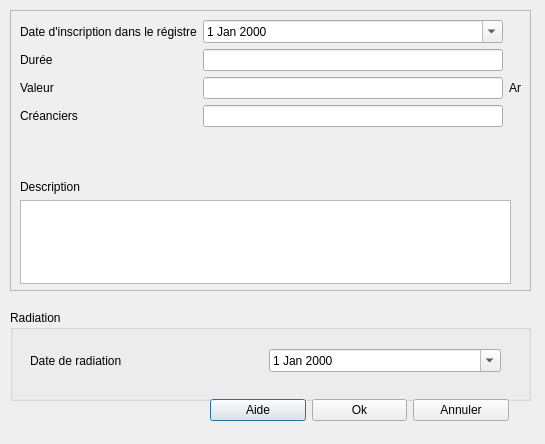
<?xml version="1.0" encoding="UTF-8"?>
<ui version="4.0">
 <class>Dialog</class>
 <widget class="QDialog" name="Dialog">
  <property name="geometry">
   <rect>
    <x>0</x>
    <y>0</y>
    <width>545</width>
    <height>444</height>
   </rect>
  </property>
  <property name="windowTitle">
   <string>Hypothèque sur le certificat</string>
  </property>
  <widget class="QFrame" name="frame">
   <property name="geometry">
    <rect>
     <x>10</x>
     <y>10</y>
     <width>521</width>
     <height>281</height>
    </rect>
   </property>
   <property name="frameShape">
    <enum>QFrame::StyledPanel</enum>
   </property>
   <property name="frameShadow">
    <enum>QFrame::Raised</enum>
   </property>
   <widget class="QWidget" name="gridLayoutWidget">
    <property name="geometry">
     <rect>
      <x>10</x>
      <y>10</y>
      <width>501</width>
      <height>111</height>
     </rect>
    </property>
    <layout class="QGridLayout" name="gridLayout">
     <item row="2" column="1">
      <widget class="QLineEdit" name="lineEditValeur"/>
     </item>
     <item row="2" column="0">
      <widget class="QLabel" name="label_3">
       <property name="text">
        <string>Valeur</string>
       </property>
      </widget>
     </item>
     <item row="0" column="0">
      <widget class="QLabel" name="label">
       <property name="text">
        <string>Date d'inscription dans le régistre</string>
       </property>
      </widget>
     </item>
     <item row="3" column="1">
      <widget class="QLineEdit" name="lineEdit_4"/>
     </item>
     <item row="3" column="0">
      <widget class="QLabel" name="label_4">
       <property name="text">
        <string>Créanciers</string>
       </property>
      </widget>
     </item>
     <item row="1" column="1">
      <widget class="QLineEdit" name="lineEditDuree"/>
     </item>
     <item row="1" column="0">
      <widget class="QLabel" name="label_2">
       <property name="text">
        <string>Durée</string>
       </property>
      </widget>
     </item>
     <item row="2" column="2">
      <widget class="QLabel" name="label_5">
       <property name="text">
        <string>Ar</string>
       </property>
      </widget>
     </item>
     <item row="0" column="1">
      <widget class="QDateEdit" name="dateEditInscription">
       <property name="calendarPopup">
        <bool>true</bool>
       </property>
      </widget>
     </item>
    </layout>
   </widget>
   <widget class="QWidget" name="verticalLayoutWidget">
    <property name="geometry">
     <rect>
      <x>10</x>
      <y>170</y>
      <width>491</width>
      <height>104</height>
     </rect>
    </property>
    <layout class="QVBoxLayout" name="verticalLayout">
     <item>
      <widget class="QLabel" name="label_6">
       <property name="text">
        <string>Description</string>
       </property>
      </widget>
     </item>
     <item>
      <widget class="QTextEdit" name="textEditDesc"/>
     </item>
    </layout>
   </widget>
  </widget>
  <widget class="QGroupBox" name="groupBox">
   <property name="geometry">
    <rect>
     <x>10</x>
     <y>310</y>
     <width>521</width>
     <height>91</height>
    </rect>
   </property>
   <property name="title">
    <string>Radiation</string>
   </property>
   <widget class="QWidget" name="gridLayoutWidget_2">
    <property name="geometry">
     <rect>
      <x>20</x>
      <y>30</y>
      <width>471</width>
      <height>41</height>
     </rect>
    </property>
    <layout class="QGridLayout" name="gridLayout_2">
     <item row="0" column="0">
      <widget class="QLabel" name="label_7">
       <property name="text">
        <string>Date de radiation</string>
       </property>
      </widget>
     </item>
     <item row="0" column="1">
      <widget class="QDateEdit" name="dateEditRadiation">
       <property name="calendarPopup">
        <bool>true</bool>
       </property>
      </widget>
     </item>
    </layout>
   </widget>
  </widget>
  <widget class="QWidget" name="horizontalLayoutWidget">
   <property name="geometry">
    <rect>
     <x>210</x>
     <y>390</y>
     <width>299</width>
     <height>41</height>
    </rect>
   </property>
   <layout class="QHBoxLayout" name="horizontalLayout">
    <item>
     <widget class="QPushButton" name="btnAide">
      <property name="text">
       <string>Aide</string>
      </property>
     </widget>
    </item>
    <item>
     <widget class="QPushButton" name="btnOk">
      <property name="text">
       <string>Ok</string>
      </property>
     </widget>
    </item>
    <item>
     <widget class="QPushButton" name="btnAnnuler">
      <property name="text">
       <string>Annuler</string>
      </property>
     </widget>
    </item>
   </layout>
  </widget>
 </widget>
 <resources/>
 <connections/>
</ui>
